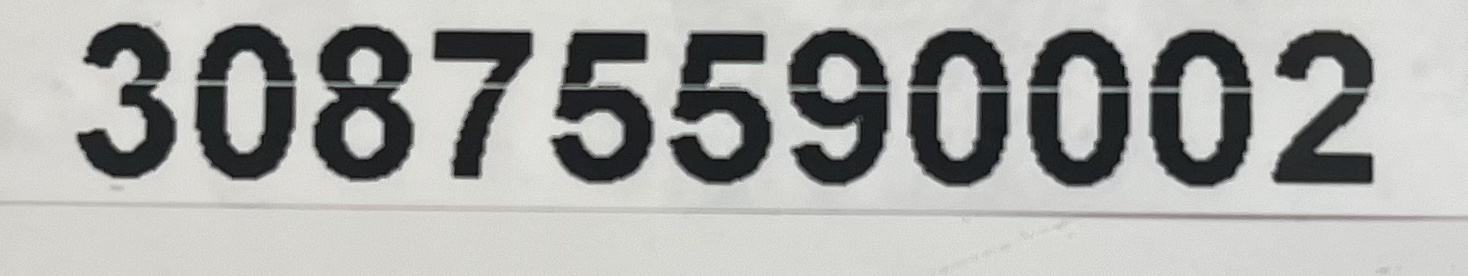
#> input picture mnist_cnn_proje/photos_clean/IMG_4819.jpg, 1468 x 276 px
$ python -i digit_segmentation.py   (imports and definitions only)
#> lines starting #> are read from the running program, lines starting #| are printed output that depends on the picture; after the words box and inside, x2 and y2 are one past the last pixel; in counts of white or black regions, pixels touching at a corner belong together
#> further down, picture is the input picture: shape (276, 1468, 3); mean B, G, R 168.7, 171.1, 170.5
"""Telefonla cekilmis cok haneli sayi fotograflarini tek tek rakamlara ayirir
ve her rakami MNIST formatina (28x28, siyah zemin, beyaz rakam, agirlik merkezine
gore ortali) donusturur."""
import cv2
import numpy as np


def _binarize(gray):
    gray = cv2.GaussianBlur(gray, (3, 3), 0)
    # Koyu murekkep rakamlari silen buyuk bir kapama (closing) ile arka plan isigini tahmin et
    k = max(15, (min(gray.shape) // 3) | 1)
#> k = 93
    bg = cv2.morphologyEx(gray, cv2.MORPH_CLOSE, cv2.getStructuringElement(cv2.MORPH_ELLIPSE, (k, k)))
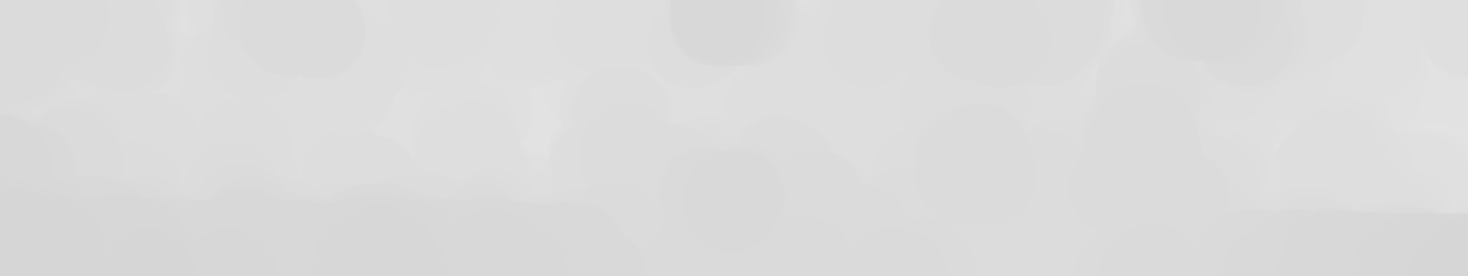
#> bg: shape (276, 1468); min 214, max 228, mean 219.6
    norm = cv2.divide(gray, bg, scale=255)
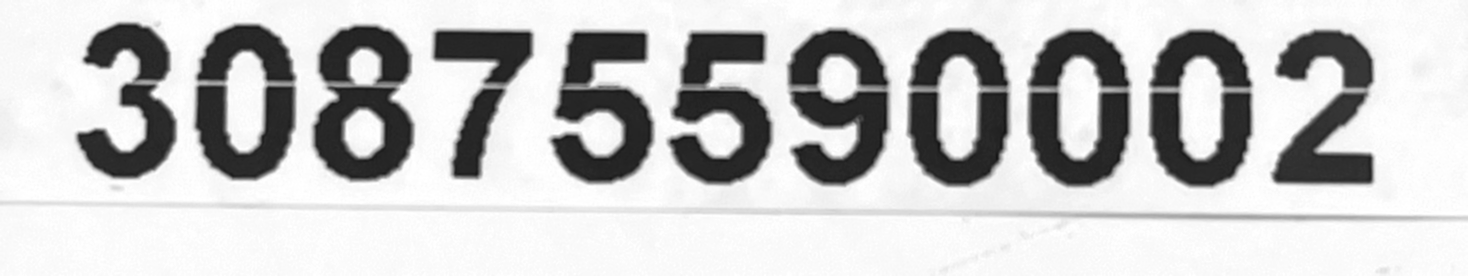
#> norm: shape (276, 1468); min 19, max 255, mean 198.5
    _, bw = cv2.threshold(norm, 0, 255, cv2.THRESH_BINARY_INV + cv2.THRESH_OTSU)
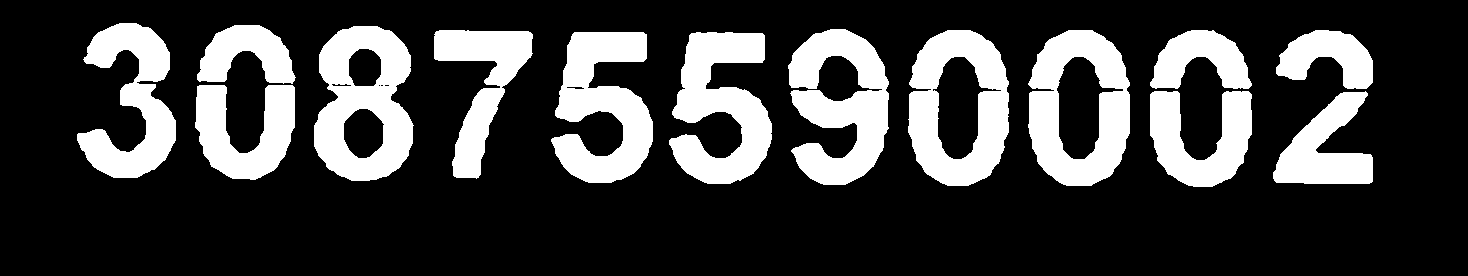
#> bw: shape (276, 1468); 24.1% white; 14 white regions, largest, box (x1, y1, x2, y2) and area: (314, 26, 414, 181) 9695, (788, 29, 889, 185) 9592, (1028, 30, 1130, 186) 9484
    return bw


def _to_mnist(crop):
    """crop: ikili (rakam=255) kirpinti -> 28x28 float32 [0,1] (MNIST tarzi)."""
    h, w = crop.shape
    scale = 20.0 / max(h, w)
    nh, nw = max(1, int(round(h * scale))), max(1, int(round(w * scale)))
    small = cv2.resize(crop, (nw, nh), interpolation=cv2.INTER_AREA)
    canvas = np.zeros((28, 28), np.uint8)
    y0, x0 = (28 - nh) // 2, (28 - nw) // 2
    canvas[y0:y0 + nh, x0:x0 + nw] = small
    # Agirlik merkezini goruntu merkezine tasi (MNIST on isleme adimi)
    m = cv2.moments(canvas)
    if m["m00"] > 0:
        cx, cy = m["m10"] / m["m00"], m["m01"] / m["m00"]
        M = np.float32([[1, 0, 14 - cx], [0, 1, 14 - cy]])
        canvas = cv2.warpAffine(canvas, M, (28, 28))
    return canvas.astype("float32") / 255.0


def _split_wide(bw, x, w, n):
    """Birlesik (birbirine degen) rakamlari n parcaya, dikey izdusum
    minimumlarindan keserek boler. Donus: [(x_baslangic, genislik), ...]"""
    proj = (bw[:, x:x + w] > 0).sum(axis=0).astype(float)
    proj = np.convolve(proj, np.ones(3) / 3, mode="same")
    cuts = [0]
    for k in range(1, n):
        ideal = int(round(k * w / n))
        lo, hi = max(cuts[-1] + 3, ideal - int(0.3 * w / n)), min(w - 3, ideal + int(0.3 * w / n))
        c = lo + int(np.argmin(proj[lo:hi])) if hi > lo else ideal
        cuts.append(c)
    cuts.append(w)
    return [(x + a, b - a) for a, b in zip(cuts[:-1], cuts[1:]) if b - a > 2]


def segment_digits(bgr):
    """Donus: (digits[N,28,28], boxes[(x,y,w,h)], binary_image)"""
    gray = cv2.cvtColor(bgr, cv2.COLOR_BGR2GRAY)
    bw = _binarize(gray)
    # Rakamlarin ustunden gecen ince acik cizgileri (tarama/isik cizgisi) kapat
    bw = cv2.morphologyEx(bw, cv2.MORPH_CLOSE, cv2.getStructuringElement(cv2.MORPH_RECT, (1, 9)))
#> bw: shape (276, 1468); 24.4% white; 11 white regions, largest, box (x1, y1, x2, y2) and area: (314, 26, 414, 181) 9774, (788, 29, 889, 185) 9745, (1150, 30, 1252, 187) 9669

    n, labels, stats, _ = cv2.connectedComponentsWithStats(bw, connectivity=8)
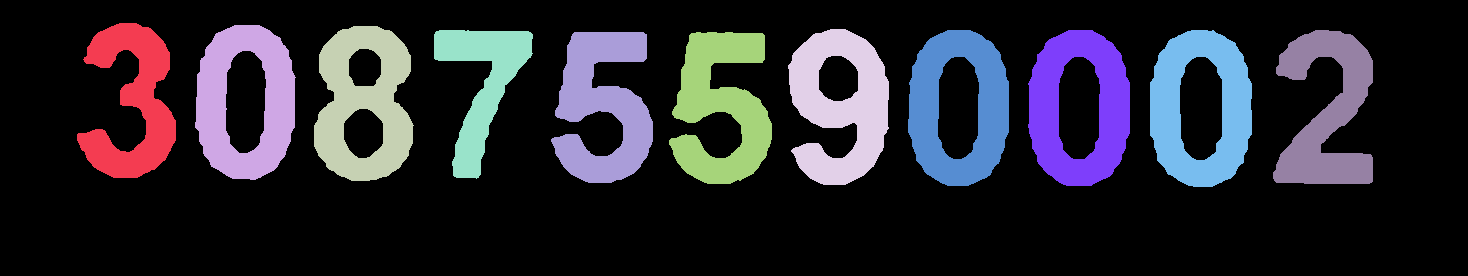
#> labels: shape (276, 1468) int32; 12 distinct labels, from 0 to 11; one colour per label, 0 black
#> n = 12; stats = [[0, 0, 1468, 276, 306180], [77, 23, 99, 155, 7759], [195, 25, 101, 155, 9435], [314, 26, 100, 155, 9774], [788, 29, 101, 156, 9745], [434, 30, 99, 149, 6199], [908, 30, 101, 156, 9593], [1028, 30, 102, 156, 9652], [1150, 30, 102, 157, 9669], [1273, 30, 100, 154, 8610], [551, 32, 102, 151, 9278], [669, 32, 103, 152, 9274]]
    comps = [tuple(stats[i][:4]) + (stats[i][4],) for i in range(1, n)]  # x,y,w,h,area
#> comps = 11 items, first 6: (77, 23, 99, 155, 7759), (195, 25, 101, 155, 9435), (314, 26, 100, 155, 9774), (788, 29, 101, 156, 9745), (434, 30, 99, 149, 6199), (908, 30, 101, 156, 9593)
    if not comps:
        return np.zeros((0, 28, 28), np.float32), [], bw
    H = bw.shape[0]
#> H = 276
    # Rakam adaylari: yeterince uzun bilesenler (gurultu, catlak, cizgileri ele)
    hmax = max(c[3] for c in comps if c[3] < 0.98 * H) if any(c[3] < 0.98 * H for c in comps) else H
#> hmax = 157
    cand = [c for c in comps if c[3] >= 0.55 * hmax and c[3] < 0.98 * H and c[4] > 0.04 * hmax * hmax]
#> cand has the same summary as comps
    if not cand:
        return np.zeros((0, 28, 28), np.float32), [], bw
    # Ana metin seridi: en yuksek bilesenin dikey araligiyla ortusenler
    cy = np.median([c[1] + c[3] / 2 for c in cand])
#> cy = 107
    cand = [c for c in cand if abs((c[1] + c[3] / 2) - cy) < 0.5 * hmax]
    cand.sort(key=lambda c: c[0])

    # Tek rakam genisligi tahmini: "1" haric medyan genislik
    widths = np.array([c[2] for c in cand], float)
#> widths = [99, 101, 100, 99, 102, 103, 101, 101, 102, 102, 100]
    single = np.median(widths[widths < 1.35 * np.median(widths)])
#> single = 101
    boxes = []
    for (x, y, w, h, a) in cand:
        n_d = int(round(w / single)) if w > 1.4 * single else 1
        if n_d > 1:
            for (sx, sw) in _split_wide(bw, x, w, n_d):
                boxes.append((sx, y, sw, h))
        else:
            boxes.append((x, y, w, h))
#> this loop made 11 passes
#> after the loop, boxes = [(77, 23, 99, 155), (195, 25, 101, 155), (314, 26, 100, 155), (434, 30, 99, 149), (551, 32, 102, 151), (669, 32, 103, 152), (788, 29, 101, 156), (908, 30, 101, 156), (1028, 30, 102, 156), (1150, 30, 102, 157), (1273, 30, 100, 154)]

    digits = []
    final = []
    for (x, y, w, h) in boxes:
        crop = bw[y:y + h, x:x + w]
        # kirpintidaki diger rakam parcalarini (komsu) temizlemek icin sikica kirp
        ys, xs = np.where(crop > 0)
        if len(xs) == 0:
            continue
        crop = crop[ys.min():ys.max() + 1, xs.min():xs.max() + 1]
        digits.append(_to_mnist(crop))
        final.append((x + int(xs.min()), y + int(ys.min()), crop.shape[1], crop.shape[0]))
#> this loop made 11 passes
#> (x, y, scale in _to_mnist, nw in _to_mnist, cx in _to_mnist, cy in _to_mnist) on passes 1 to 11: (77, 23, 0.129, 13, 13.84, 13.73), (195, 25, 0.129, 13, 13.02, 13.44), (314, 26, 0.129, 13, 12.99, 13.53), (434, 30, 0.134, 13, 12.83, 10.85), (551, 32, 0.132, 14, 13.62, 13.39), (669, 32, 0.132, 14, 13.57, 13.44), (788, 29, 0.128, 13, 13.26, 13.33), (908, 30, 0.128, 13, 13.06, 13.47), (1028, 30, 0.128, 13, 13.05, 13.52), (1150, 30, 0.127, 13, 12.99, 13.5), (1273, 30, 0.13, 13, 13.52, 14.15)
#> pass 1, in segment_digits, `crop = bw[y:y + h, x:x + w]`:
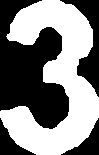
#> crop: shape (155, 99); 50.6% white; 4 black regions, box (x1, y1, x2, y2) and area: (0, 0, 69, 129) 5296, (60, 0, 99, 97) 1278, (61, 118, 99, 155) 522, (0, 118, 36, 155) 490
#> pass 1, in _to_mnist, `canvas = cv2.warpAffine(canvas, M, (28, 28))`:
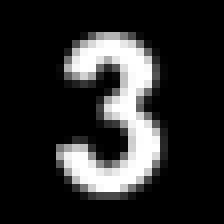
#> canvas: shape (28, 28) (shown 8 times larger); min 0, max 255, mean 42.8
#> after the loop:
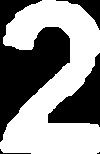
#> crop: shape (154, 100); 55.9% white; 5 black regions (1 under 20 px), largest, box (x1, y1, x2, y2) and area: (0, 0, 70, 142) 4598, (48, 53, 100, 127) 1767, (56, 0, 100, 30) 383, (0, 149, 31, 154) 38
#> after the loop, digits = 11 items; final has the same summary as boxes
    return np.stack(digits).astype("float32"), final, bw

>>> import cv2
>>> picture = cv2.imread('photos_clean/IMG_4819.jpg')
>>> result = segment_digits(picture)

$ run again, on mnist_cnn_proje/photos_clean/IMG_4820.jpg
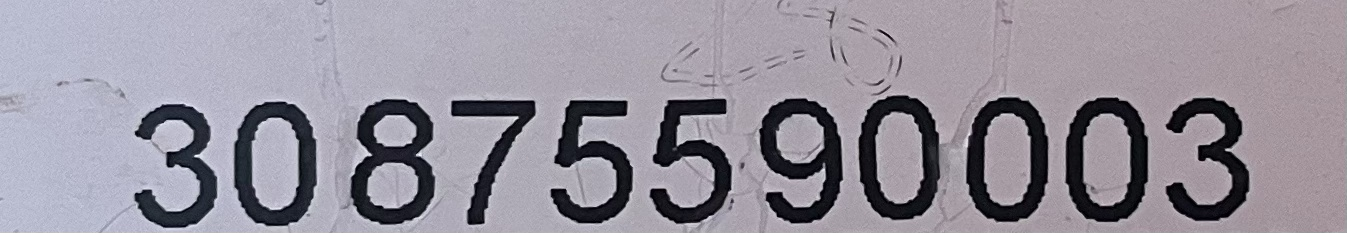
#> input picture mnist_cnn_proje/photos_clean/IMG_4820.jpg, 1347 x 233 px
#> picture is the input picture: shape (233, 1347, 3); mean B, G, R 156.2, 145.2, 149.8
#> in segment_digits, `n, labels, stats, _ = cv2.connectedComponentsWithStats(bw, connectivit..`:
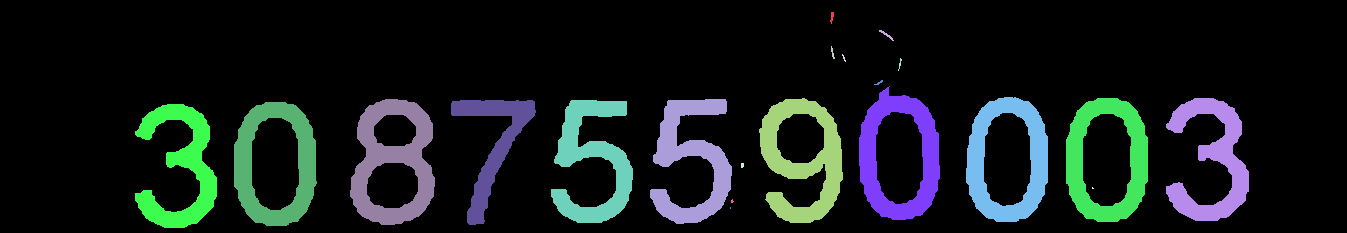
#> labels: shape (233, 1347) int32; 22 distinct labels, from 0 to 21; one colour per label, 0 black
#> n = 22; stats = 22 rows, first 6: [0, 0, 1347, 233, 262491], [830, 12, 4, 12, 28], [879, 30, 15, 11, 38], [831, 46, 4, 13, 23], [842, 54, 4, 8, 12], [898, 58, 4, 13, 18]
#> comps = 21 items, first 6: (830, 12, 4, 12, 28), (879, 30, 15, 11, 38), (831, 46, 4, 13, 23), (842, 54, 4, 8, 12), (898, 58, 4, 13, 18), (874, 80, 9, 5, 17)
#> hmax = 134
#> cand = 11 items, first 6: (859, 86, 81, 134, 4890), (966, 97, 82, 125, 4859), (350, 99, 85, 126, 5498), (650, 99, 82, 125, 4622), (759, 98, 84, 125, 5090), (1066, 98, 82, 124, 4846)
#> in segment_digits, `cy = np.median([c[1] + c[3] / 2 for c in cand])`: cy = 161.5
#> widths = [82, 83, 85, 85, 82, 82, 84, 81, 82, 82, 83]
#> single = 82
#> the loop in segment_digits, `for (x, y, w, h, a) in cand:` made 11 passes
#> (x, y, w, h, a) on passes 1 to 8: (135, 104, 82, 124, 4355), (234, 102, 83, 124, 4900), (350, 99, 85, 126, 5498), (451, 100, 85, 125, 3155), (551, 100, 82, 123, 4597), (650, 99, 82, 125, 4622), (759, 98, 84, 125, 5090), (859, 86, 81, 134, 4890)
#> after the loop in segment_digits, `for (x, y, w, h, a) in cand:`: boxes = [(135, 104, 82, 124), (234, 102, 83, 124), (350, 99, 85, 126), (451, 100, 85, 125), (551, 100, 82, 123), (650, 99, 82, 125), (759, 98, 84, 125), (859, 86, 81, 134), (966, 97, 82, 125), (1066, 98, 82, 124), (1166, 98, 83, 123)]
#> the loop in segment_digits, `for (x, y, w, h) in boxes:` made 11 passes
#> (x, y, scale in _to_mnist, nw in _to_mnist, x0 in _to_mnist, cx in _to_mnist) on passes 1 to 8: (135, 104, 0.161, 13, 7, 13.73), (234, 102, 0.161, 13, 7, 13.01), (350, 99, 0.159, 13, 7, 13.14), (451, 100, 0.16, 14, 7, 13.44), (551, 100, 0.163, 13, 7, 13.07), (650, 99, 0.16, 13, 7, 13.05), (759, 98, 0.16, 13, 7, 13.28), (859, 86, 0.149, 12, 8, 13.47)
#> after the loop in segment_digits, `for (x, y, w, h) in boxes:`:
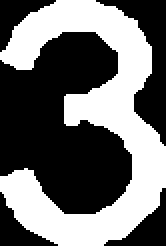
#> crop: shape (123, 83) (shown 2 times larger); 43% white; 1 white region, box (x1, y1, x2, y2) and area: (0, 0, 83, 123) 4385
#> after the loop in segment_digits, `for (x, y, w, h) in boxes:`: digits = 11 items; final has the same summary as boxes

$ run again, on mnist_cnn_proje/photos_clean/IMG_4822.jpg
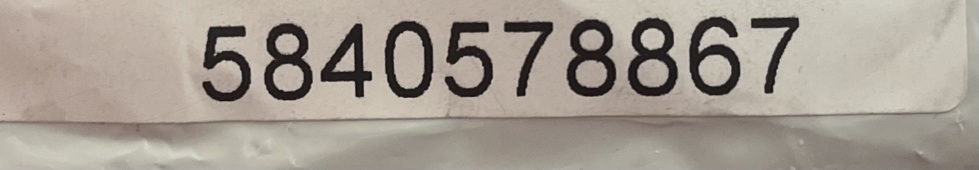
#> input picture mnist_cnn_proje/photos_clean/IMG_4822.jpg, 1957 x 339 px (shown at 1/2 size)
#> picture is the input picture: shape (339, 1957, 3); mean B, G, R 146.1, 156, 164.6
#> labels: shape (339, 1957) int32; 20 distinct labels, from 0 to 19
#> n = 20; stats = 20 rows, first 6: [0, 0, 1957, 339, 597453], [1379, 33, 102, 158, 7746], [1502, 34, 96, 153, 4369], [1256, 36, 99, 157, 7834], [1133, 39, 99, 154, 7812], [770, 42, 97, 154, 6557]
#> comps = 19 items, first 6: (1379, 33, 102, 158, 7746), (1502, 34, 96, 153, 4369), (1256, 36, 99, 157, 7834), (1133, 39, 99, 154, 7812), (770, 42, 97, 154, 6557), (890, 43, 96, 151, 6711)
#> hmax = 158
#> cand = 10 items, first 6: (1379, 33, 102, 158, 7746), (1502, 34, 96, 153, 4369), (1256, 36, 99, 157, 7834), (1133, 39, 99, 154, 7812), (770, 42, 97, 154, 6557), (890, 43, 96, 151, 6711)
#> in segment_digits, `cy = np.median([c[1] + c[3] / 2 for c in cand])`: cy = 118.2
#> widths = [97, 97, 103, 97, 96, 98, 99, 99, 102, 96]
#> single = 97.5
#> the loop in segment_digits, `for (x, y, w, h, a) in cand:` made 10 passes
#> (x, y, w, h, a) on passes 1 to 8: (405, 51, 97, 152, 6845), (528, 47, 97, 154, 7615), (641, 47, 103, 148, 6042), (770, 42, 97, 154, 6557), (890, 43, 96, 151, 6711), (1008, 43, 98, 150, 4397), (1133, 39, 99, 154, 7812), (1256, 36, 99, 157, 7834)
#> after the loop in segment_digits, `for (x, y, w, h, a) in cand:`: boxes = [(405, 51, 97, 152), (528, 47, 97, 154), (641, 47, 103, 148), (770, 42, 97, 154), (890, 43, 96, 151), (1008, 43, 98, 150), (1133, 39, 99, 154), (1256, 36, 99, 157), (1379, 33, 102, 158), (1502, 34, 96, 153)]
#> the loop in segment_digits, `for (x, y, w, h) in boxes:` made 10 passes
#> (x, y, scale in _to_mnist, nw in _to_mnist, cx in _to_mnist, cy in _to_mnist) on passes 1 to 8: (405, 51, 0.132, 13, 12.81, 13.32), (528, 47, 0.13, 13, 12.92, 13.54), (641, 47, 0.135, 14, 14.27, 14.09), (770, 42, 0.13, 13, 12.92, 13.43), (890, 43, 0.132, 13, 12.92, 13.28), (1008, 43, 0.133, 13, 13.24, 10.34), (1133, 39, 0.13, 13, 13.08, 13.55), (1256, 36, 0.127, 13, 13, 13.61)
#> pass 1, in segment_digits, `crop = bw[y:y + h, x:x + w]`:
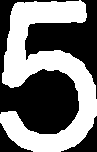
#> crop: shape (152, 97); 46.4% white; 1 white region, box (x1, y1, x2, y2) and area: (0, 0, 97, 152) 6845
#> after the loop in segment_digits, `for (x, y, w, h) in boxes:`:
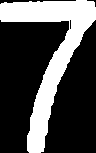
#> crop: shape (153, 96); 29.7% white; 1 white region, box (x1, y1, x2, y2) and area: (0, 0, 96, 153) 4369
#> after the loop in segment_digits, `for (x, y, w, h) in boxes:`: digits = 10 items; final has the same summary as boxes

$ run again, on mnist_cnn_proje/photos_clean/IMG_4823.jpg
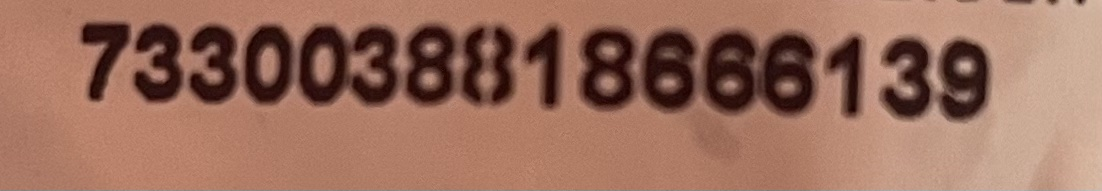
#> input picture mnist_cnn_proje/photos_clean/IMG_4823.jpg, 1102 x 191 px
#> picture is the input picture: shape (191, 1102, 3); mean B, G, R 93.7, 111.1, 155
#> labels: shape (191, 1102) int32; 18 distinct labels, from 0 to 17
#> n = 18; stats = 18 rows, first 6: [0, 0, 1102, 191, 164837], [1007, 0, 25, 3, 58], [1048, 0, 9, 4, 26], [1076, 0, 9, 4, 28], [81, 23, 49, 78, 1980], [134, 24, 49, 78, 2672]
#> comps = 17 items, first 6: (1007, 0, 25, 3, 58), (1048, 0, 9, 4, 26), (1076, 0, 9, 4, 28), (81, 23, 49, 78, 1980), (134, 24, 49, 78, 2672), (189, 25, 49, 79, 2586)
#> hmax = 84
#> cand = 14 items, first 6: (81, 23, 49, 78, 1980), (134, 24, 49, 78, 2672), (189, 25, 49, 79, 2586), (244, 25, 50, 79, 2753), (298, 25, 101, 80, 5464), (405, 24, 52, 81, 3115)
#> in segment_digits, `cy = np.median([c[1] + c[3] / 2 for c in cand])`: cy = 66.5
#> widths = [49, 49, 49, 50, 101, 52, 55, 37, 56, 56, 114, 36, 52, 54]
#> single = 51
#> the loop in segment_digits, `for (x, y, w, h, a) in cand:` made 14 passes
#> (x, y, w, h, a, n_d) on passes 1, 2, 3, 4, 6, 7, 8, 9: (81, 23, 49, 78, 1980, 1), (134, 24, 49, 78, 2672, 1), (189, 25, 49, 79, 2586, 1), (244, 25, 50, 79, 2753, 1), (405, 24, 52, 81, 3115, 1), (461, 26, 55, 79, 2995, 1), (524, 26, 37, 83, 1748, 1), (580, 28, 56, 82, 3465, 1)
#> after the loop in segment_digits, `for (x, y, w, h, a) in cand:`: boxes = 16 items, first 6: (81, 23, 49, 78), (134, 24, 49, 78), (189, 25, 49, 79), (244, 25, 50, 79), (298, 25, 53, 80), (351, 25, 48, 80)
#> the loop in segment_digits, `for (x, y, w, h) in boxes:` made 16 passes
#> (x, y, scale in _to_mnist, nw in _to_mnist, x0 in _to_mnist, cx in _to_mnist) on passes 1 to 8: (81, 23, 0.256, 13, 7, 12.79), (134, 24, 0.256, 13, 7, 13.41), (189, 25, 0.253, 12, 8, 13.9), (244, 25, 0.253, 13, 7, 12.92), (298, 25, 0.25, 13, 7, 12.98), (351, 25, 0.253, 12, 8, 13.89), (405, 24, 0.247, 13, 7, 12.99), (461, 26, 0.253, 14, 7, 13.41)
#> after the loop in segment_digits, `for (x, y, w, h) in boxes:`:
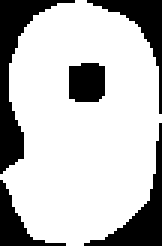
#> crop: shape (82, 54) (shown 3 times larger); 74.2% white; 5 black regions, box (x1, y1, x2, y2) and area: (0, 0, 25, 58) 380, (28, 41, 54, 82) 258, (29, 0, 54, 38) 210, (0, 60, 22, 82) 149, (23, 21, 35, 34) 145
#> after the loop in segment_digits, `for (x, y, w, h) in boxes:`: digits = 16 items; final = 16 items, first 6: (81, 23, 49, 78), (134, 24, 49, 78), (189, 25, 49, 79), (244, 25, 50, 79), (298, 25, 53, 80), (351, 26, 48, 79)
